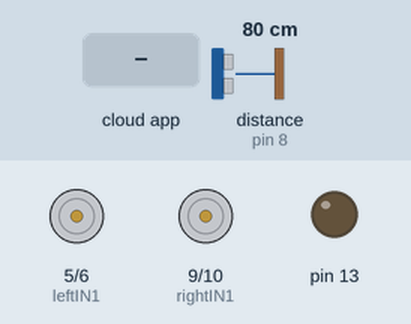
Bench run of a sketch on a simulated Arduino Uno, built with avr-gcc and run on an emulated ATmega328P. Parts: motor-driver pin pairs drawn as motors (green arrow = first pin HIGH = forward, orange = second pin HIGH = backward, longer = more drive), output pins drawn as LEDs (lit = HIGH). Wiring (inferred from the names in the program): ultrasonic range finder: trigger A3; echo pin 8. The inputs (shaded band) are chosen by the test bench; at power-on: distance to the obstacle (sensor on pin 8) 80 cm. The echo pulse lasts 58.3 µs per cm; the ROS host is connected and sends only what is stated; pins used as bus, display or sensor lines are not drawn.

Above: at 1.2 s.
1.3 s: the phone or cloud app sets linear.x to -100
At 1.6 s:
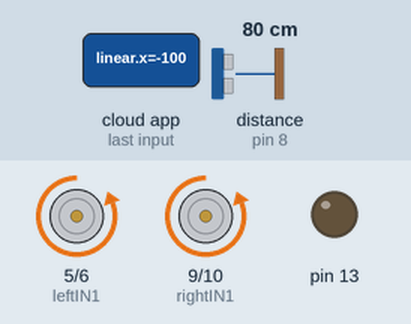
2.8 s: the phone or cloud app sets angular.z to -100
At 3.9 s:
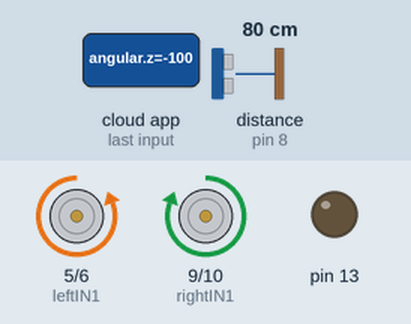
4.3 s: the phone or cloud app sets angular.z to 100
At 5.0 s:
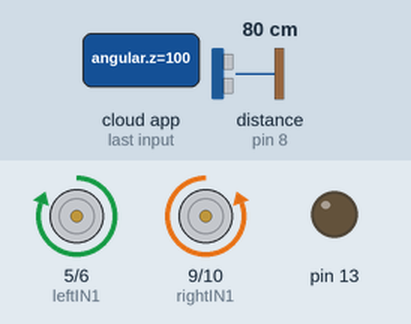
5.8 s: the phone or cloud app sets angular.z to 0
At 6.2 s:
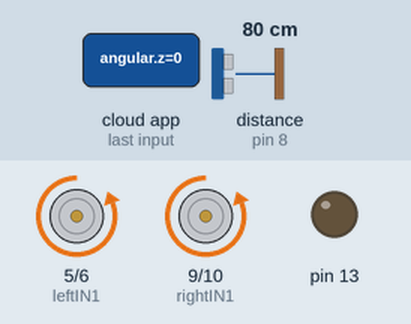
7.3 s: the phone or cloud app sets linear.x to 100
At 8.5 s:
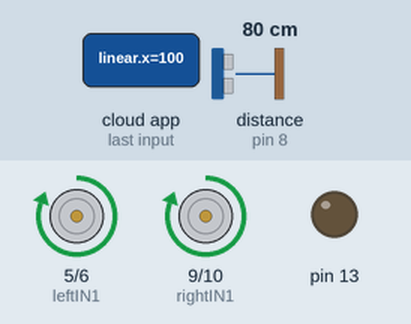
8.8 s: the phone or cloud app sets linear.x to 0
At 9.7 s:
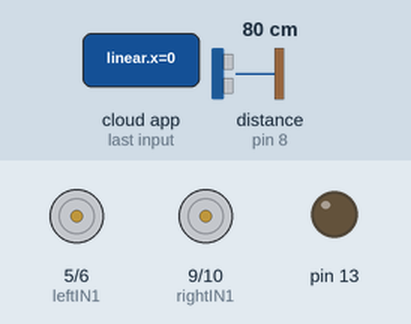
Timing chart, 0 to 11.3 s (numbered marks = the images above; inputs shaded):
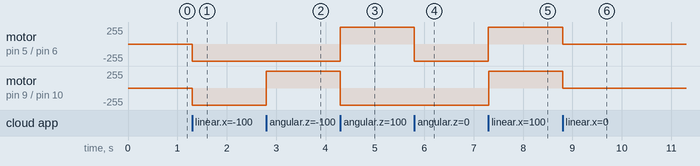

The sketch:

rosserial-example.ino
```cpp
/*
 * rosserial Dreamster Example
 * Subscribes to cmd_vel and publishes /ultrasound
 */

#define USE_USBCON

#include <ros.h>
#include <geometry_msgs/Twist.h>
#include <sensor_msgs/Range.h>
#include <std_msgs/String.h>

int leftIN1 = 5;
int leftIN2 = 6;
int rightIN1 = 9;
int rightIN2 = 10;
int TriggerPinA = A3;
int EchoPinA = 8;

ros::NodeHandle nh;

sensor_msgs::Range range_msg;

void messageCb( const geometry_msgs::Twist& cmd_msg) {

  if ( cmd_msg.angular.z == 0 && cmd_msg.linear.x == 0 ) {
    move_Dreamster(0, 0);
  } else {
    if ( cmd_msg.angular.z < -0 ) {  // atras
      move_Dreamster(-100, 100);
    } else if ( cmd_msg.angular.z > 0 ) { // adelante
      move_Dreamster(100, -100);
    } else if ( cmd_msg.linear.x < 0.0 ) { // derecha
      move_Dreamster(-100, -100);
    } else if ( cmd_msg.linear.x > 0.0 ) {   // izquierda
      move_Dreamster(100, 100);
    }
  }
}

ros::Subscriber<geometry_msgs::Twist> sub_vel("cmd_vel", messageCb );
ros::Publisher pub_range( "/ultrasound", &range_msg);

char frameid[] = "/ultrasound";

void setup()
{
  pinMode(13, OUTPUT);
  pinMode(A3, OUTPUT);
  pinMode(8, INPUT);
  pinMode(leftIN1, OUTPUT);
  pinMode(leftIN2, OUTPUT);
  pinMode(rightIN1, OUTPUT);
  pinMode(rightIN2, OUTPUT);

  nh.initNode();
  nh.advertise(pub_range);
  nh.subscribe(sub_vel);

  range_msg.radiation_type = sensor_msgs::Range::ULTRASOUND;
  range_msg.header.frame_id =  frameid;
  range_msg.field_of_view = 0.79;  // fake
  range_msg.min_range = 0.0;
  range_msg.max_range = 3.0;
}

long range_time;

void loop()
{
  if ( millis() >= range_time ) {
    int r = 0;
    digitalWrite(TriggerPinA, LOW);
    delayMicroseconds(2);
    digitalWrite(TriggerPinA, HIGH);
    delayMicroseconds(10);
    digitalWrite(TriggerPinA, LOW);

    range_msg.range = ((pulseIn(EchoPinA, HIGH) / 2.9) / 200);
    range_msg.header.stamp = nh.now();
    pub_range.publish(&range_msg);
    range_time =  millis() + 50;
  }
  nh.spinOnce();

}

void move_Dreamster(int lSpeed, int rSpeed) {
  if (lSpeed == 0) {
    digitalWrite(leftIN1, LOW);
    digitalWrite(leftIN2, LOW);

  } else if (lSpeed < 0) {
    digitalWrite(leftIN1, LOW);
    analogWrite(leftIN2, map(-lSpeed, 0, 100, 0, 255));
  } else {
    digitalWrite(leftIN2, LOW);
    analogWrite(leftIN1, map(lSpeed, 0, 100, 0, 255));
  }

  if (rSpeed == 0) {
    digitalWrite(rightIN1, LOW);
    digitalWrite(rightIN2, LOW);

  } else if (rSpeed < 0) {
    digitalWrite(rightIN1, LOW);
    analogWrite(rightIN2, map(-rSpeed, 0, 100, 0, 255));
  } else {
    digitalWrite(rightIN2, LOW);
    analogWrite(rightIN1, map(rSpeed, 0, 100, 0, 255));
  }

}
```

Measured:
- after the input at 1.3 s, motor on pin 5 (leftIN1) / pin 6 (leftIN2), motor on pin 9 (rightIN1) / pin 10 (rightIN2): stopped → backward 255/255 at once
- after the input at 2.8 s, motor on pin 9 (rightIN1) / pin 10 (rightIN2): backward 255/255 → forward 255/255 at once
- after the input at 4.3 s, motor on pin 5 (leftIN1) / pin 6 (leftIN2): backward 255/255 → forward 255/255 at once; motor on pin 9 (rightIN1) / pin 10 (rightIN2): forward 255/255 → backward 255/255 at once
- after the input at 5.8 s, motor on pin 5 (leftIN1) / pin 6 (leftIN2): forward 255/255 → backward 255/255 at once
- after the input at 7.3 s, motor on pin 5 (leftIN1) / pin 6 (leftIN2), motor on pin 9 (rightIN1) / pin 10 (rightIN2): backward 255/255 → forward 255/255 at once
- after the input at 8.8 s, motor on pin 5 (leftIN1) / pin 6 (leftIN2), motor on pin 9 (rightIN1) / pin 10 (rightIN2): forward 255/255 → stopped at once
